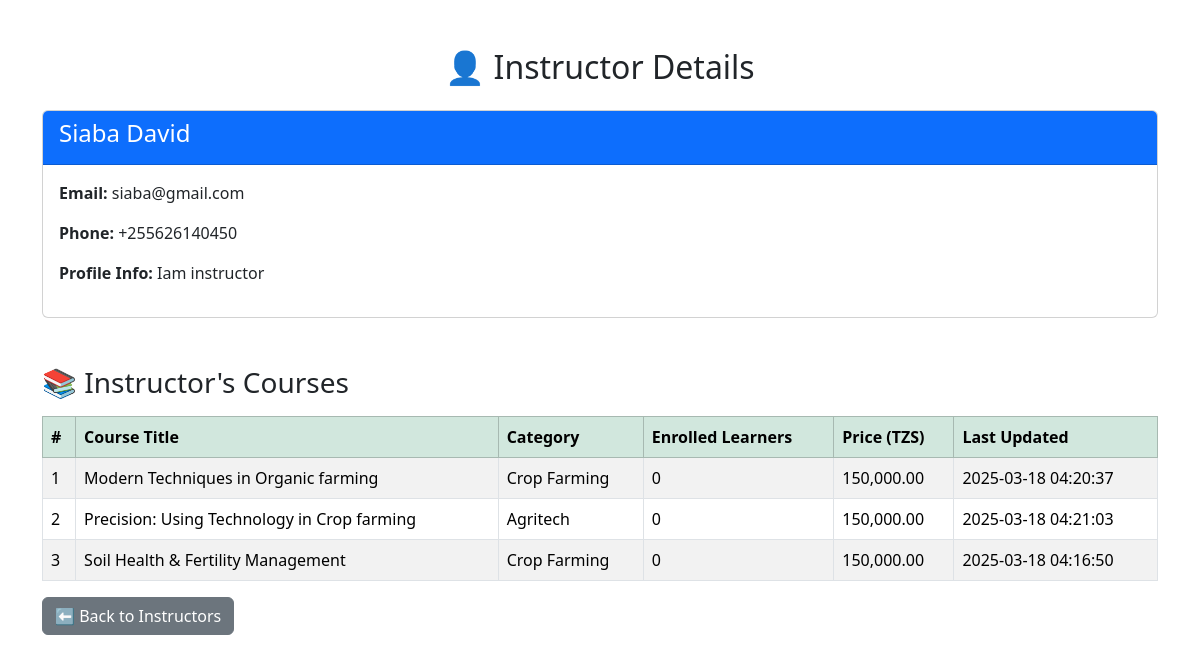
Before: /view_instructor.php?instructor_id=2 (signed in) with the older database file.
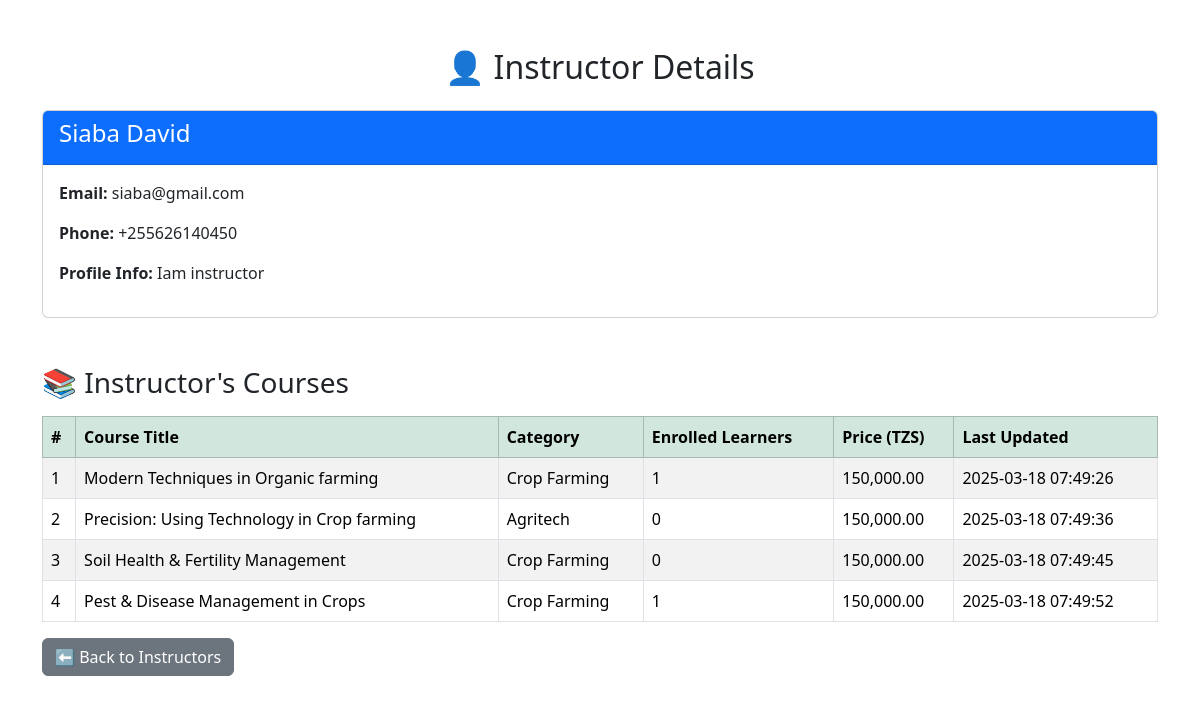
After: the same page with the newer database file.
### tables this page shows
CREATE TABLE `course_table` (
  `course_id` int(11) NOT NULL,
  `course_title` varchar(255) NOT NULL,
  `course_description` text NOT NULL,
  `course_photo` varchar(255) NOT NULL,
  `instructor_id` int(11) NOT NULL,
  `course_category` varchar(100) NOT NULL,
  `course_price` decimal(10,2) DEFAULT 0.00,
  `last_updated` timestamp NOT NULL DEFAULT current_timestamp() ON UPDATE current_timestamp()
);

### view_instructor.php (the view, shortened to what this page needs)
<?php
include 'dbconnect.php';
$instructor_id = $_GET['instructor_id'];
$query = "SELECT * FROM User_Table WHERE user_id = $instructor_id AND user_role = 'Instructor'";
$result = mysqli_query($conn, $query);
$instructor = mysqli_fetch_assoc($result);
$course_query = "
    SELECT c.course_id, c.course_title, c.course_category, c.course_price, c.last_updated,
           (SELECT COUNT(*) FROM Learning_Table WHERE course_id = c.course_id) AS enrolled_learners
    FROM Course_Table c
    WHERE c.instructor_id = $instructor_id
";
$courses = mysqli_query($conn, $course_query);
?>
<!DOCTYPE html>
<html lang="en">
<head>
    <link href="bootstrap-5/css/bootstrap.min.css" rel="stylesheet">
</head>
<body>
<div class="container mt-5">
    <h2 class="text-center">👤 Instructor Details</h2>
    <div class="card mt-4">
        <div class="card-header bg-primary text-white">
            <h4><?= htmlspecialchars($instructor['name'] . " " . $instructor['surname']); ?></h4>
        </div>
        <div class="card-body">
            <p><strong>Email:</strong> <?= htmlspecialchars($instructor['user_email']); ?></p>
            <p><strong>Phone:</strong> <?= htmlspecialchars($instructor['user_tel']); ?></p>
            <p><strong>Profile Info:</strong> <?= htmlspecialchars($instructor['pro_info']); ?></p>
        </div>
    </div>
    <h3 class="mt-5">📚 Instructor's Courses</h3>
    <table class="table table-striped table-bordered mt-3">
        <thead class="table-success">
            <tr>
                <th>#</th>
                <th>Course Title</th>
                <th>Category</th>
                <th>Enrolled Learners</th>
                <th>Price (TZS)</th>
                <th>Last Updated</th>
            </tr>
        </thead>
        <tbody>
            <?php
            $count = 1;
            while ($course = mysqli_fetch_assoc($courses)) :
            ?>
                <tr>
                    <td><?= $count++; ?></td>
                    <td><?= htmlspecialchars($course['course_title']); ?></td>
                    <td><?= htmlspecialchars($course['course_category']); ?></td>
                    <td><?= $course['enrolled_learners']; ?></td>
                    <td><?= number_format($course['course_price'], 2); ?></td>
                    <td><?= $course['last_updated']; ?></td>
                </tr>
            <?php endwhile; ?>
        </tbody>
    </table>
    <a href="instructor_reports.php" class="btn btn-secondary">⬅ Back to Instructors</a>
</div>
</body>
</html>

Changed rows visible on the page:
changed course_table "Modern Techniques in Organic farming": enrolled_learners "0" → "1"; last_updated "2025-03-18 04:20:37" → "2025-03-18 07:49:26"
changed course_table "Precision: Using Technology in Crop farming": last_updated "2025-03-18 04:21:03" → "2025-03-18 07:49:36"
changed course_table "Soil Health & Fertility Management": last_updated "2025-03-18 04:16:50" → "2025-03-18 07:49:45"
added course_table: course_title "Pest & Disease Management in Crops", course_category "Crop Farming", enrolled_learners "1", course_price "150,000.00", last_updated "2025-03-18 07:49:52"
